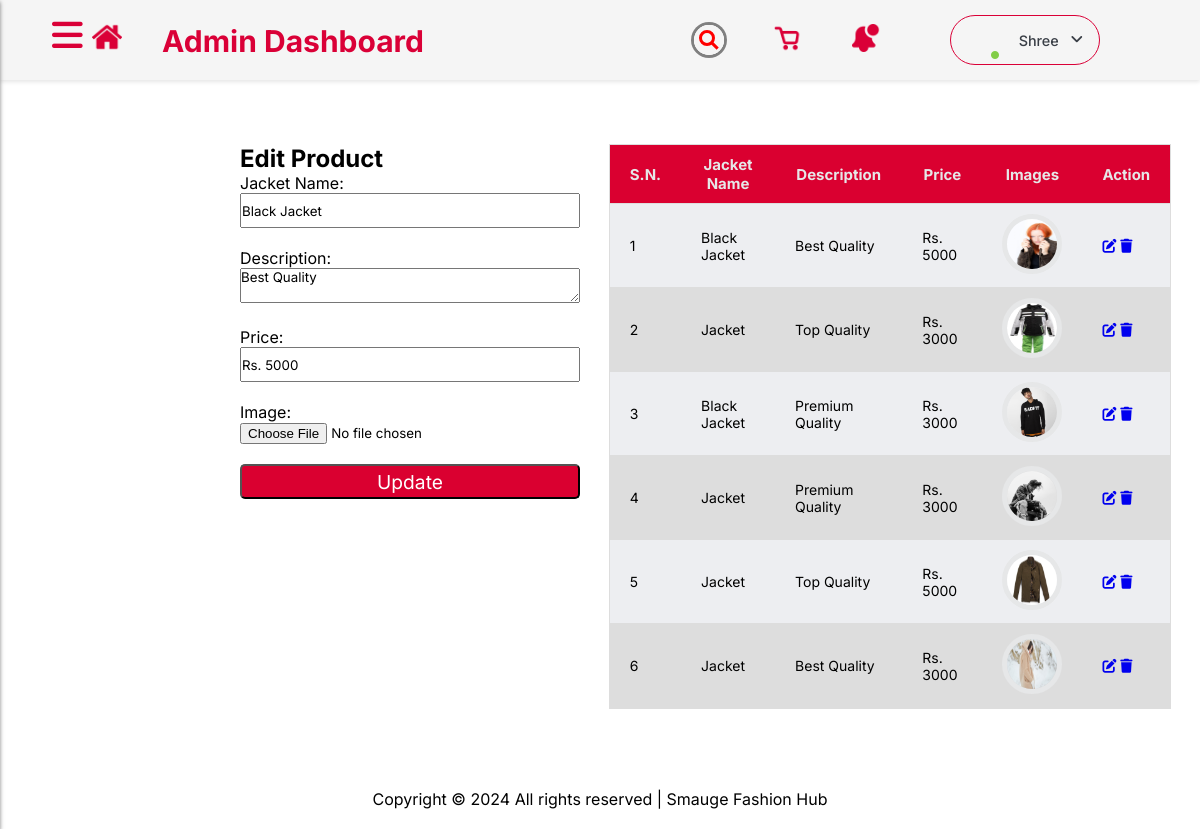
The page /edit_product/2/ on the database its author committed.
### AdminDashboard/models.py (models this page shows)
class productsModel(models.Model):
    Jacket_Name = models.CharField(max_length=200)
    Description = models.TextField()
    Image = models.ImageField(upload_to='images/')
    Price = models.TextField()

### AdminDashboard/views.py (the view, shortened to what this page needs)
# urls.py: path('edit_product/<int:product_id>/', views.edit_product, name='edit_product'),
def edit_product(request, product_id):
    product = productsModel.objects.get(id=product_id)
    products = productsModel.objects.all()
    return render(request, 'edit_product.html', {'product': product, 'products': products})

### AdminDashboard/templates/edit_product.html (shortened to what this page needs)
{% load static %}
<!DOCTYPE html>
<html lang="en">
<head>
  <link rel="stylesheet" href="https://cdnjs.cloudflare.com/ajax/libs/font-awesome/6.4.2/css/all.min.css"
 />
  <link rel="stylesheet" href="{% static 'home/dashboard.css' %}" />
  <link rel="stylesheet" href="{% static 'home/adminn.css' %}" />
</head>
<body>
  <header id="header">
    <nav class="navbar">
      <div class="header-logo">
        <div class="admin-dash">
          <h1><img src="{% static 'home/images/icons/home.png' %}" class="home" alt="home" />Admin Dashboard</h1>
        </div>
        <div class="search">
          <div class="icon"></div>
          <div class="input">
          </div>
        </div>
        <div>
          <img src={% static "home/images/icons/basket.png" %} class="basket" alt="Cart" />
        </div>
        <div>
          <img src={% static "home/images/icons/notification.png" %} class="notification" alt="Cart" />
        </div>
        <div class="profile-dropdown">
          <div onclick="toggle()" class="profile-dropdown-btn">
            <div class="profile-img" style="background-image: url('{% static "/home/images/people/per2.jpg" %}');">
              <i class="fa-solid fa-circle"></i>
            </div>
            <span> Shree</span>
            <i class="fa-solid fa-angle-down"></i>
          </div>
        </div>
      </div>
    </nav>
  </header>
  <label for="check" id="check-label">
    <i class="fas fa-bars" id="check-btn"></i>
  </label>
  <section class="section">
    <div class="send-data">
      <h2>Edit Product</h2>
      <form method="post" enctype="multipart/form-data">
        <label for="id_name">Jacket Name:</label><br>
        <input type="text" id="id_name" name="Jacket_Name" value="{{ product.Jacket_Name }}" required><br><br>
        <label for="id_description">Description:</label><br>
        <textarea id="id_description" name="Description" rows="2" cols="40" required>{{ product.Description }}</textarea><br><br>
        <label for="id_price">Price:</label><br>
        <input type="text" id="id_price" name="Price" value="{{ product.Price }}" required><br><br>
        <label for="id_image">Image:</label><br>
        <input type="file" id="id_image" name="Image" accept="image/*"><br><br>
        <button type="submit" class="add-product">Update</button>
    </form>
    </div>
    <div class="header_fixed">
      <table>
        <thead>
          <tr>
            <th>S.N.</th>
            <th>Jacket Name</th>
            <th>Description</th>
            <th>Price</th>
            <th>Images</th>
            <th>Action</th>
          </tr>
        </thead>
        <tbody>
          {% for product in products %}
          <tr>
            <td>{{ forloop.counter }}</td>
            <td>{{ product.Jacket_Name }}</td>
            <td>{{ product.Description }}</td>
            <td>{{ product.Price }}</td>
            <td><img src="{{ product.Image.url }}" class="backend-image" alt="{{ product.Jacket_Name }}"></td>
            <td><a href="#" onclick="editProduct('{{ product.id }}')"><i class="fas fa-edit"></i></a>
              <a href="#" onclick="deleteProduct('{{ product.id }}')"><i class="fas fa-trash"></i></a>
            </td>
          </tr>
          {% endfor %}
        </tbody>
      </table>
    </div>
  </section>
  <br><br><br>
  <p class="copy">
      <center>
        Copyright &copy;
        All rights reserved | Smauge Fashion Hub
      </center>
    </p><br>
</body>
</html>

### AdminDashboard/static/home/dashboard.css (style rules this page uses)
* { margin: 0; padding: 0; font-family: 'Inter', sans-serif; scroll-behavior: smooth; box-sizing: border-box; }
.section { margin-left: 20%; margin-top: 12%; display: flex; justify-content: center; }
#id_name, #id_price, #id_description, .add-product { width: 340px; height: 35px; }
.add-product { background-color: #DA0030; color: white; border-radius: 5px; font-size: larger; }
table { width: 100%; border-collapse: collapse; }
.header_fixed { max-height: 100vh; width: 80%; overflow: auto; border: 1px solid #dddddd; margin-left: 3%; margin-right: 3%; }
.header_fixed thead th { position: sticky; top: 0; background-color: #DA0030; color: #e6e7e8; font-size: 15px; }
th, td { border-bottom: 1px solid #dddddd; padding: 10px 20px; font-size: 14px; }
td img { height: 60px; width: 60px; border-radius: 100%; border: 5px solid #e6e7e8; }
tr:nth-child(even) { background-color: #dddddd; }
tr:nth-child(odd) { background-color: #edeef1; }

### AdminDashboard/static/home/adminn.css (style rules this page uses)
* { margin: 0; padding: 0; font-family: 'Inter', sans-serif; scroll-behavior: smooth; box-sizing: border-box; }
.navbar { display: flex; justify-content: flex-end; align-items: center; font-size: 20px; font-weight: 500; width: 100%; position: fixed; z-index: 100; cursor: pointer; padding: 15px 0px; background-color: whitesmoke; box-shadow: 0 2px 4px rgba(0, 0, 0, 0.1); }
.header-logo { display: flex; flex-direction: row; align-items: center; justify-content: center; gap: 70px; margin-right: 100px; }
.basket, .notification { height: 28px; width: 28px; margin-left: -20px; }
.admin-dash { margin-right: 200px; color: #DA0037; position: sticky; }
.home { height: 30px; width: 30px; margin: 0 40px; }
.search { position: relative; width: 30px; height: 30px; border-radius: 60px; transition: 0.5s; box-shadow: 0 0 0 3px gray; overflow: hidden; }
.search .icon { position: absolute; top: 0; left: 0; width: 30px; height: 30px; background-color: whitesmoke; border-radius: 60px; display: flex; justify-content: center; align-items: center; z-index: 1000; cursor: pointer; }
.search .icon::before { content: ''; position: absolute; width: 10px; height: 10px; border: 3px solid red; border-radius: 50px; transform: translate(-2px, -2px); }
.search .icon::after { content: ''; position: absolute; width: 3px; height: 9px; background: red; transform: translate(5px, 5px) rotate(315deg); }
.search .input { position: absolute; width: 100%; height: 30px; left: 0; display: flex; justify-content: center; align-items: center; overflow: hidden; transition: width 0.5s; }
label #check-btn, label #cancel { position: fixed; cursor: pointer; border-radius: 3px; }
label #check-btn { left: 50px; top: 12px; font-size: 35px; color: #DA0037; padding: 6px 2px; transition: all .5s; }
label#check-label { position: absolute; z-index: 999; }
.profile-dropdown { position: relative; width: fit-content; }
.profile-dropdown-btn { display: flex; align-items: center; justify-content: space-between; padding-right: 1rem; font-size: 0.9rem; font-weight: 500; width: 150px; border-radius: 50px; color: #393e46; cursor: pointer; border: 1px solid #DA0037; transition: box-shadow 0.2s ease-in, background-color 0.2s ease-in, border 0.3s; }
.profile-img { position: relative; width: 3rem; height: 3rem; border-radius: 50%; background-size: cover; }
.profile-img i { position: absolute; right: 0; bottom: 0.3rem; font-size: 0.5rem; color: #82cd47; }
.profile-dropdown-btn span { margin: 0 0.5rem; margin-right: 0; }
.copy { margin: 20px 0px; }

### rows shown on the page
productsModel: Jacket_Name "Black Jacket", Description "Best Quality", Price "Rs. 5000", Image (picture)
productsModel: Jacket_Name "Jacket", Description "Top Quality", Price "Rs. 3000", Image (picture)
productsModel: Jacket_Name "Black Jacket", Description "Premium Quality", Price "Rs. 3000", Image (picture)
productsModel: Jacket_Name "Jacket", Description "Premium Quality", Price "Rs. 3000", Image (picture)
productsModel: Jacket_Name "Jacket", Description "Top Quality", Price "Rs. 5000", Image (picture)
productsModel: Jacket_Name "Jacket", Description "Best Quality", Price "Rs. 3000", Image (picture)
